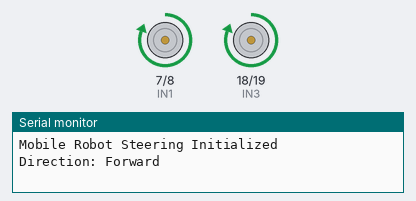
A sketch run on a simulated Arduino Uno, built with avr-gcc and run on an emulated ATmega328P. Parts: motor-driver pin pairs drawn as motors (green arrow = first pin HIGH = forward, orange = second pin HIGH = backward, longer = more drive, scaled by the enable pin), the last lines printed to the serial monitor.

Above: at 1.0 s.
At 2.7 s:
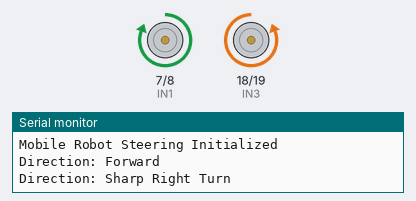
At 6.2 s:
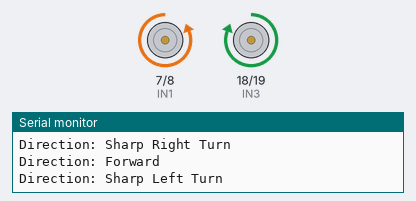
At 8.0 s:
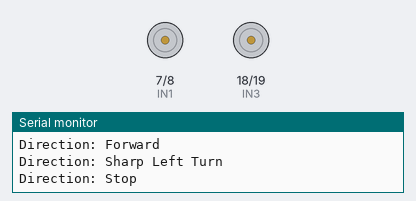
Timing chart, 0 to 11.7 s (numbered marks = the images above):
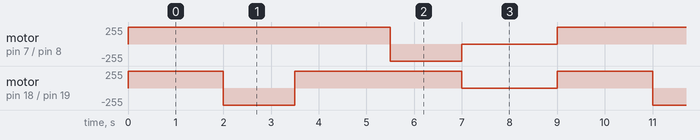

Measured:
- by itself, motor on pin 7 (IN1) / pin 8 (IN2): repeats every 9.0 s: backward 255/255 1.5 s, stopped 2.0 s, forward 255/255 5.5 s
- by itself, motor on pin 18 (IN3) / pin 19 (IN4): repeats every 9.0 s: backward 255/255 1.5 s, forward 255/255 3.5 s, stopped 2.0 s, forward 255/255 2.0 s

The sketch:

Task_122_Mobile_Robot_Left_Right_Steering.ino
```cpp
// Task 07 - GitHub Advanced Task 122
// Mobile Robot Left/Right Steering
// Board: VEGA ARIES v3 | Simulator: MbedO
// Existing custom pin connections intentionally preserved.

const int ENA = 9;
const int IN1 = 7;
const int IN2 = 8;

const int ENB = 17;
const int IN3 = 18;
const int IN4 = 19;

void stopMotors() {
  digitalWrite(ENA, LOW);
  digitalWrite(IN1, LOW);
  digitalWrite(IN2, LOW);

  digitalWrite(ENB, LOW);
  digitalWrite(IN3, LOW);
  digitalWrite(IN4, LOW);
}

void setup() {
  pinMode(ENA, OUTPUT);
  pinMode(IN1, OUTPUT);
  pinMode(IN2, OUTPUT);

  pinMode(ENB, OUTPUT);
  pinMode(IN3, OUTPUT);
  pinMode(IN4, OUTPUT);

  stopMotors();

  Serial.begin(115200);
  Serial.println("Mobile Robot Steering Initialized");
}

void loop() {
  // Phase 1: Forward - 2 seconds
  Serial.println("Direction: Forward");
  digitalWrite(ENA, HIGH);
  digitalWrite(IN1, HIGH);
  digitalWrite(IN2, LOW);
  digitalWrite(ENB, HIGH);
  digitalWrite(IN3, HIGH);
  digitalWrite(IN4, LOW);
  delay(2000);

  // Phase 2: Sharp Right Turn - 1.5 seconds
  Serial.println("Direction: Sharp Right Turn");
  digitalWrite(ENA, HIGH);
  digitalWrite(IN1, HIGH);
  digitalWrite(IN2, LOW);
  digitalWrite(ENB, HIGH);
  digitalWrite(IN3, LOW);
  digitalWrite(IN4, HIGH);
  delay(1500);

  // Phase 3: Forward - 2 seconds
  Serial.println("Direction: Forward");
  digitalWrite(ENA, HIGH);
  digitalWrite(IN1, HIGH);
  digitalWrite(IN2, LOW);
  digitalWrite(ENB, HIGH);
  digitalWrite(IN3, HIGH);
  digitalWrite(IN4, LOW);
  delay(2000);

  // Phase 4: Sharp Left Turn - 1.5 seconds
  Serial.println("Direction: Sharp Left Turn");
  digitalWrite(ENA, HIGH);
  digitalWrite(IN1, LOW);
  digitalWrite(IN2, HIGH);
  digitalWrite(ENB, HIGH);
  digitalWrite(IN3, HIGH);
  digitalWrite(IN4, LOW);
  delay(1500);

  // Phase 5: Stop - 2 seconds
  Serial.println("Direction: Stop");
  stopMotors();
  delay(2000);
}
```
